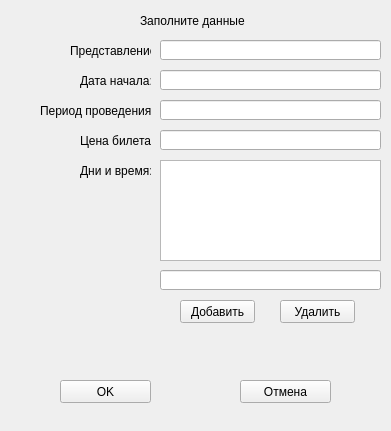
<?xml version="1.0" encoding="UTF-8"?>
<ui version="4.0">
 <class>ProgramForm</class>
 <widget class="QWidget" name="ProgramForm">
  <property name="geometry">
   <rect>
    <x>0</x>
    <y>0</y>
    <width>391</width>
    <height>431</height>
   </rect>
  </property>
  <property name="windowTitle">
   <string>Program form</string>
  </property>
  <widget class="QLabel" name="err_msg">
   <property name="geometry">
    <rect>
     <x>90</x>
     <y>340</y>
     <width>211</width>
     <height>20</height>
    </rect>
   </property>
   <property name="text">
    <string/>
   </property>
   <property name="alignment">
    <set>Qt::AlignCenter</set>
   </property>
  </widget>
  <widget class="QPushButton" name="okButton">
   <property name="geometry">
    <rect>
     <x>60</x>
     <y>380</y>
     <width>91</width>
     <height>23</height>
    </rect>
   </property>
   <property name="text">
    <string>OK</string>
   </property>
  </widget>
  <widget class="QPushButton" name="cancelButton">
   <property name="geometry">
    <rect>
     <x>240</x>
     <y>380</y>
     <width>91</width>
     <height>23</height>
    </rect>
   </property>
   <property name="text">
    <string>Отмена</string>
   </property>
  </widget>
  <widget class="QLabel" name="label_3">
   <property name="geometry">
    <rect>
     <x>40</x>
     <y>100</y>
     <width>111</width>
     <height>21</height>
    </rect>
   </property>
   <property name="text">
    <string>Период проведения:</string>
   </property>
  </widget>
  <widget class="QLabel" name="label">
   <property name="geometry">
    <rect>
     <x>70</x>
     <y>40</y>
     <width>81</width>
     <height>21</height>
    </rect>
   </property>
   <property name="text">
    <string>Представление:</string>
   </property>
  </widget>
  <widget class="QLabel" name="label_13">
   <property name="geometry">
    <rect>
     <x>140</x>
     <y>10</y>
     <width>111</width>
     <height>21</height>
    </rect>
   </property>
   <property name="text">
    <string>Заполните данные</string>
   </property>
  </widget>
  <widget class="QLabel" name="label_4">
   <property name="geometry">
    <rect>
     <x>80</x>
     <y>130</y>
     <width>71</width>
     <height>21</height>
    </rect>
   </property>
   <property name="text">
    <string>Цена билета:</string>
   </property>
  </widget>
  <widget class="QLabel" name="label_2">
   <property name="geometry">
    <rect>
     <x>80</x>
     <y>70</y>
     <width>71</width>
     <height>21</height>
    </rect>
   </property>
   <property name="text">
    <string>Дата начала:</string>
   </property>
  </widget>
  <widget class="QLineEdit" name="priceEdit">
   <property name="geometry">
    <rect>
     <x>160</x>
     <y>130</y>
     <width>221</width>
     <height>20</height>
    </rect>
   </property>
  </widget>
  <widget class="QLineEdit" name="startdateEdit">
   <property name="geometry">
    <rect>
     <x>160</x>
     <y>70</y>
     <width>221</width>
     <height>20</height>
    </rect>
   </property>
  </widget>
  <widget class="QLineEdit" name="performanceEdit">
   <property name="geometry">
    <rect>
     <x>160</x>
     <y>40</y>
     <width>221</width>
     <height>20</height>
    </rect>
   </property>
  </widget>
  <widget class="QLineEdit" name="periodEdit">
   <property name="geometry">
    <rect>
     <x>160</x>
     <y>100</y>
     <width>221</width>
     <height>20</height>
    </rect>
   </property>
  </widget>
  <widget class="QPushButton" name="addButton">
   <property name="geometry">
    <rect>
     <x>180</x>
     <y>300</y>
     <width>75</width>
     <height>23</height>
    </rect>
   </property>
   <property name="text">
    <string>Добавить</string>
   </property>
  </widget>
  <widget class="QLabel" name="label_5">
   <property name="geometry">
    <rect>
     <x>80</x>
     <y>160</y>
     <width>71</width>
     <height>21</height>
    </rect>
   </property>
   <property name="text">
    <string>Дни и время:</string>
   </property>
  </widget>
  <widget class="QLineEdit" name="daystimeEdit">
   <property name="geometry">
    <rect>
     <x>160</x>
     <y>270</y>
     <width>221</width>
     <height>20</height>
    </rect>
   </property>
  </widget>
  <widget class="QPushButton" name="delButton">
   <property name="geometry">
    <rect>
     <x>280</x>
     <y>300</y>
     <width>75</width>
     <height>23</height>
    </rect>
   </property>
   <property name="text">
    <string>Удалить</string>
   </property>
  </widget>
  <widget class="QListView" name="listView">
   <property name="geometry">
    <rect>
     <x>160</x>
     <y>160</y>
     <width>221</width>
     <height>101</height>
    </rect>
   </property>
  </widget>
 </widget>
 <resources/>
 <connections/>
</ui>
